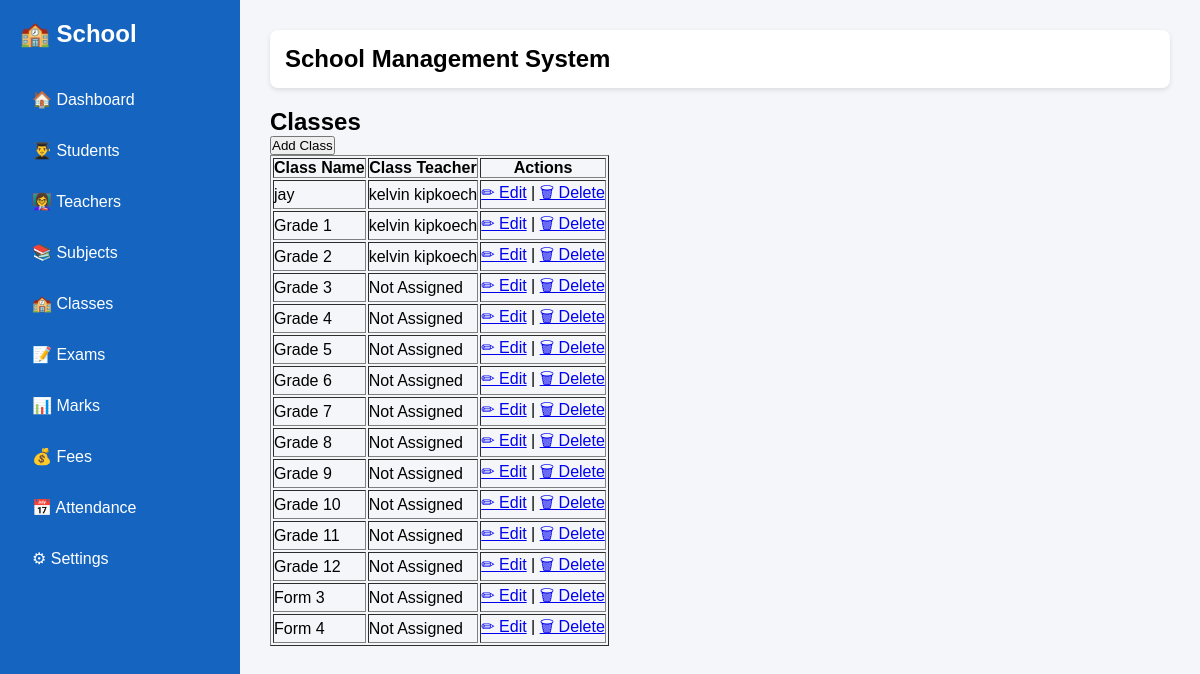
/classes/, run on the app's committed database.
### students/models.py (models this page shows, shortened)
class SchoolClass(models.Model):
    name = models.CharField(max_length=50, unique=True)
    class_teacher = models.ForeignKey(
        Teacher,
        on_delete=models.SET_NULL,
        null=True,
        blank=True,
        related_name="class_teacher_for",
    )

class Teacher(models.Model):
    employee_number = models.CharField(max_length=20, unique=True)
    first_name = models.CharField(max_length=100)
    last_name = models.CharField(max_length=100)
    gender = models.CharField(max_length=10)
    phone = models.CharField(max_length=20)
    email = models.EmailField(blank=True)
    subject = models.CharField(max_length=100)

### students/views.py (the view)
# urls.py: path("classes/", views.class_list, name="class_list"),
def class_list(request):
    classes = SchoolClass.objects.all()
    return render(request, "students/class_list.html", {
        "classes": classes
    })

### templates/students/class_list.html
{% extends "base.html" %}
{% block content %}
<h2>Classes</h2>
<p>
    <a href="{% url 'add_class' %}">
        <button>Add Class</button>
    </a>
</p>
<table border="1">
    <tr>
        <th>Class Name</th>
        <th>Class Teacher</th>
        <th>Actions</th>
    </tr>
    {% for school_class in classes %}
    <tr>
        <td>{{ school_class.name }}</td>
        <td>
            {% if school_class.class_teacher %}
                {{ school_class.class_teacher.first_name }} {{ school_class.class_teacher.last_name }}
            {% else %}
                Not Assigned
            {% endif %}
        </td>
        <td>
            <a href="{% url 'edit_class' school_class.id %}">✏ Edit</a> |
            <a href="{% url 'delete_class' school_class.id %}">🗑 Delete</a>
        </td>
    </tr>
    {% empty %}
    <tr>
        <td colspan="3">No classes found.</td>
    </tr>
    {% endfor %}
</table>
{% endblock %}

### static/css/styles.css (style rules this page uses)
* { margin:0; padding:0; box-sizing:border-box; font-family:Arial, sans-serif; }
body { display:flex; background:#f4f6f9; }

### data on the page
SchoolClass: name "jay", class_teacher.first_name "kelvin", class_teacher.last_name "kipkoech"
SchoolClass: name "Grade 1", class_teacher.first_name "kelvin", class_teacher.last_name "kipkoech"
SchoolClass: name "Grade 2", class_teacher.first_name "kelvin", class_teacher.last_name "kipkoech"
SchoolClass: name "Grade 3", shows "Not Assigned"
SchoolClass: name "Grade 4", shows "Not Assigned"
SchoolClass: name "Grade 5", shows "Not Assigned"
SchoolClass: name "Grade 6", shows "Not Assigned"
SchoolClass: name "Grade 7", shows "Not Assigned"
SchoolClass: name "Grade 8", shows "Not Assigned"
SchoolClass: name "Grade 9", shows "Not Assigned"
SchoolClass: name "Grade 10", shows "Not Assigned"
SchoolClass: name "Grade 11", shows "Not Assigned"
SchoolClass: name "Grade 12", shows "Not Assigned"
SchoolClass: name "Form 3", shows "Not Assigned"
SchoolClass: name "Form 4", shows "Not Assigned"
